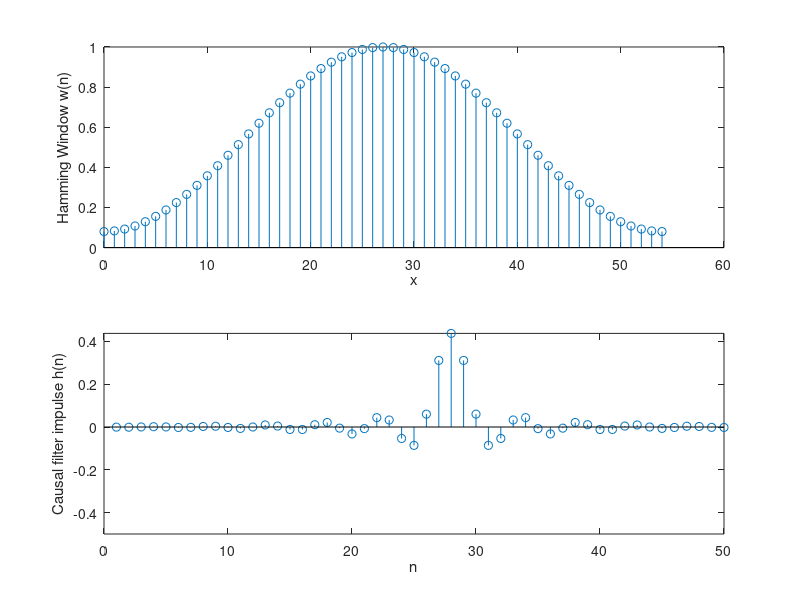
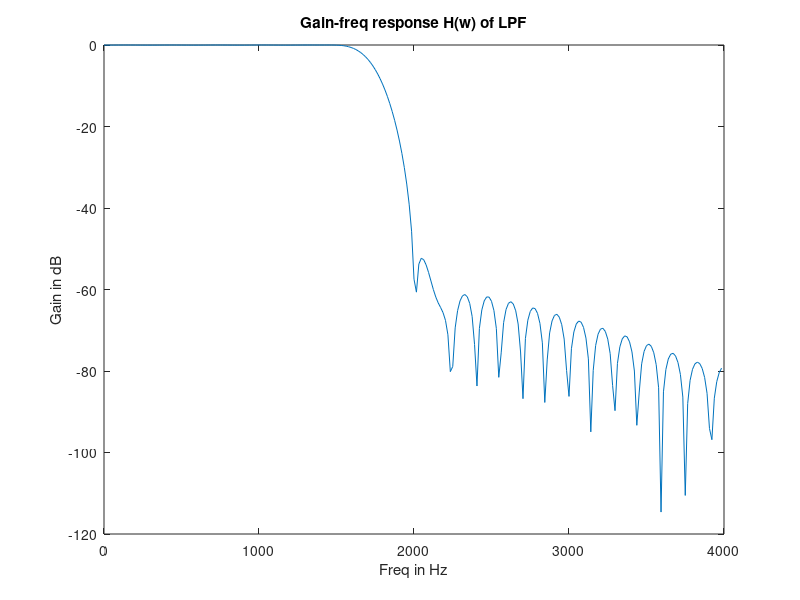
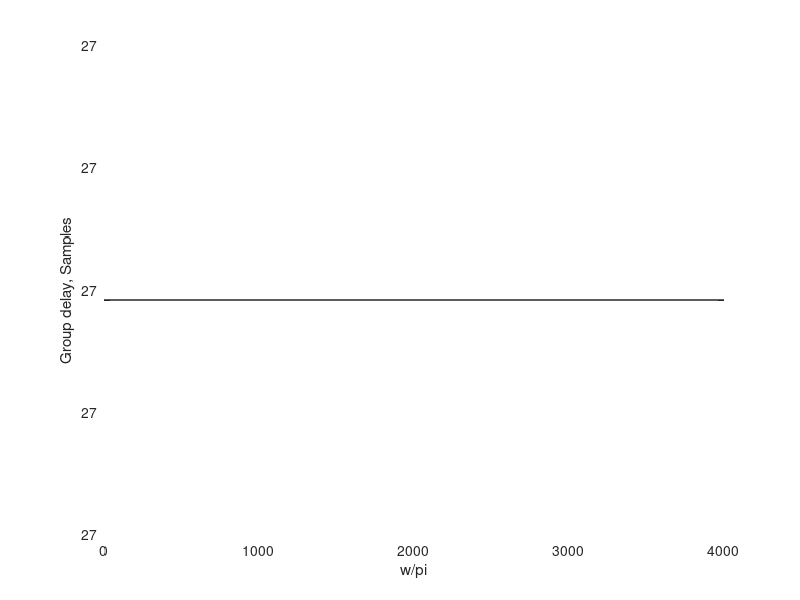

Source code (MATLAB) for these figures, in order:
fp=1500;
fs=2000;
delta_f=500;
Fs=8000;
n_pbf=(2*pi*fp)/Fs;
n_sbf=(2*pi*fs)/Fs;
n_delta_w=(2*pi*delta_f)/Fs;
w_c=(n_pbf+n_sbf)/2;


M=round((3.32*pi)/n_delta_w);
N=2*M+1;
for n=1:2*M+1
    if n==M+1
        h(n)=w_c/pi
    else 
        h(n)=sin(w_c*(n-1-M))/(pi*(n-1-M))
    end
end

for n=1:2*M+1
    w(n)=0.54-.46*cos((2*pi*(n-1))/(2*M))
end
figure(1)
subplot(2,1,1)
n=0:2*M
stem(n,w)
xlabel('x')
ylabel('Hamming Window w(n)');

for m=1:2*M+1
    h_t(m)=h(m).*w(m)
end
subplot(2,1,2)
m=1:2*M+1
stem(m,h_t)
axis([0,50,-.5,max(h_t)])
xlabel('n')
ylabel('Causal filter impulse h(n)');


figure(2)
[H,F] = freqz(h_t,1,256,Fs);
magH=abs(H)/max(abs(H));
L=20*log10(magH)
plot(F,L)
xlabel('Freq in Hz');
ylabel('Gain in dB');
title('Gain-freq response H(w) of LPF');


[GdH,w2]=grpdelay(h_t,1,512);
figure(3);
plot(w2*Fs/(pi*2),GdH);
xlabel('w/pi');
ylabel('Group delay, Samples');

